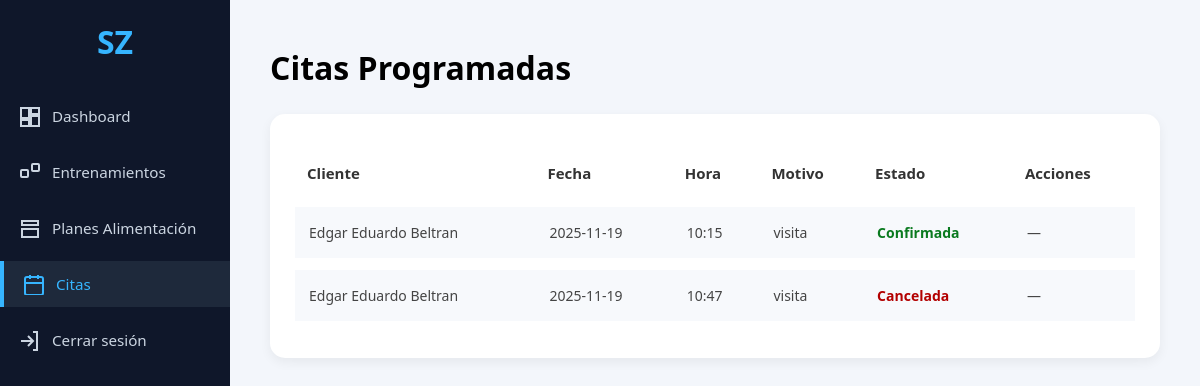
Page /index.php?controller=citas&action=lista (signed in) on the earlier database version.
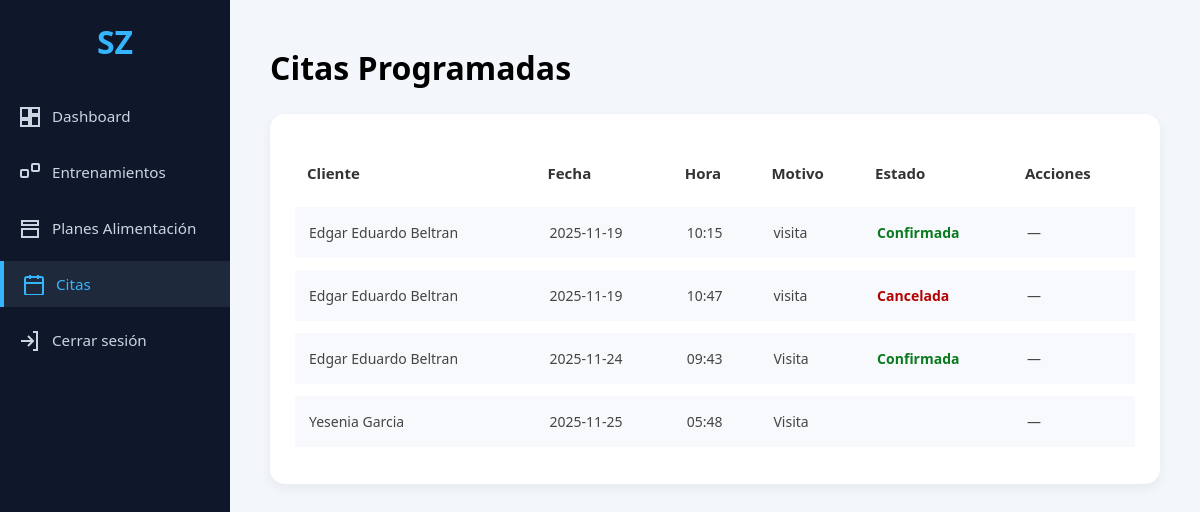
Same page on the later database version.
### tables this page shows
CREATE TABLE `citas` (
  `idCita` int(11) NOT NULL AUTO_INCREMENT,
  `idUsuario` int(11) NOT NULL,
  `fecha` date NOT NULL,
  `hora` time NOT NULL,
  `motivo` varchar(255) DEFAULT NULL,
  `estado` enum('pendiente','confirmada','completada','cancelada') DEFAULT 'pendiente',
  `idNotificadoCoach` tinyint(4) DEFAULT 0,
  PRIMARY KEY (`idCita`),
  KEY `idUsuario` (`idUsuario`),
  CONSTRAINT `citas_ibfk_1` FOREIGN KEY (`idUsuario`) REFERENCES `usuarios` (`idUsuario`)
);

CREATE TABLE `usuarios` (
  `idUsuario` int(11) NOT NULL AUTO_INCREMENT,
  `nombre` varchar(256) NOT NULL,
  `apePa` varchar(256) DEFAULT NULL,
  `apeMa` varchar(256) DEFAULT NULL,
  `genero` varchar(50) DEFAULT NULL,
  `telefono` varchar(50) DEFAULT NULL,
  `correo` varchar(256) NOT NULL,
  `contrasena` varchar(256) NOT NULL,
  `fechaRegi` date DEFAULT curdate(),
  `rol` enum('admin','entrenador','cliente') DEFAULT 'cliente',
  `idMembresia` int(11) DEFAULT NULL,
  `idAdministrador` int(11) DEFAULT NULL,
  `idCoach` int(11) DEFAULT NULL,
  PRIMARY KEY (`idUsuario`),
  UNIQUE KEY `correo` (`correo`),
  KEY `idAdministrador` (`idAdministrador`),
  KEY `fk_usuario_entrenador` (`idCoach`),
  CONSTRAINT `fk_usuario_entrenador` FOREIGN KEY (`idCoach`) REFERENCES `coach` (`idCoach`) ON DELETE SET NULL,
  CONSTRAINT `usuarios_ibfk_1` FOREIGN KEY (`idAdministrador`) REFERENCES `administrador` (`idAdministrador`) ON DELETE SET NULL
);

### app/models/CitaModel.php (called while the page is built, shortened)
<?php
class CitaModel {
    private $db;
    public function __construct($connection) {
        $this->db = $connection;
    }
    public function obtenerTodas() {
        $sql = "SELECT c.*, u.nombre, u.apePa, u.apeMa
                FROM citas c
                INNER JOIN usuarios u ON u.idUsuario = c.idUsuario
                ORDER BY c.fecha ASC, c.hora ASC";
        $res = $this->db->query($sql);
        return $res->fetch_all(MYSQLI_ASSOC);
    }
}

### app/views/entrenador/citas-lista.php (the view, shortened to what this page needs)
<!DOCTYPE html>
<html lang="es">
<head>
    <link rel="stylesheet" href="public/css/trainer.css">
</head>
<body>
<aside class="sidebar-trainer">
    <div class="sidebar-logo">SZ</div>
    <nav class="sidebar-nav">
        <a href="index.php?controller=coach&action=index"
           class="sidebar-item <?= ($_GET['controller'] ?? '') === 'coach' ? 'active' : '' ?>">
            <svg fill="none" stroke="currentColor" stroke-width="2">
                <path d="M3 13h8V3H3v10zm0 8h8v-6H3v6zm10 0h8v-10h-8v10zm0-18v6h8V3h-8z"/>
            </svg>
            <span>Dashboard</span>
        </a>
        <a href="index.php?controller=entrenamientos&action=index"
           class="sidebar-item <?= ($_GET['controller'] ?? '') === 'entrenamientos' ? 'active' : '' ?>">
            <svg fill="none" stroke="currentColor" stroke-width="2">
                <rect x="3" y="9" width="7" height="7" rx="1"/>
                <rect x="14" y="3" width="7" height="7" rx="1"/>
            </svg>
            <span>Entrenamientos</span>
        </a>
        <a href="index.php?controller=PlanAlimentacion&action=listar"
           class="sidebar-item <?= ($_GET['controller'] ?? '') === 'PlanAlimentacion' ? 'active' : '' ?>">
            <svg fill="none" stroke="currentColor" stroke-width="2">
                <path d="M4 4h16v4H4z"/>
                <path d="M4 12h16v8H4z"/>
            </svg>
            <span>Planes Alimentación</span>
        </a>
        <a href="index.php?controller=citas&action=lista"
           class="sidebar-item active">
            <svg fill="none" stroke="currentColor" stroke-width="2">
                <rect x="3" y="4" width="18" height="18" rx="2"/>
                <path d="M16 2v4M8 2v4M3 10h18"/>
            </svg>
            <span>Citas</span>
        </a>
        <a href="index.php?controller=user&action=logout" class="sidebar-item">
            <svg fill="none" stroke="currentColor" stroke-width="2">
                <path d="M15 3h4v18h-4"/>
                <path d="M10 17l5-5-5-5"/>
                <path d="M15 12H3"/>
            </svg>
            <span>Cerrar sesión</span>
        </a>
    </nav>
</aside>
<main class="main-content">
    <h1>Citas Programadas</h1>
    <div class="table-container">
        <?php if (!empty($citas)): ?>
            <table class="citas-table">
                <thead>
                    <tr>
                        <th>Cliente</th>
                        <th>Fecha</th>
                        <th>Hora</th>
                        <th>Motivo</th>
                        <th>Estado</th>
                        <th>Acciones</th>
                    </tr>
                </thead>
                <tbody>
                <?php foreach ($citas as $c): ?>
                    <tr>
                        <td><?= htmlspecialchars($c['nombre'] . ' ' . $c['apePa']) ?></td>
                        <td><?= htmlspecialchars($c['fecha']) ?></td>
                        <td><?= htmlspecialchars(substr($c['hora'],0,5)) ?></td>
                        <td><?= htmlspecialchars($c['motivo']) ?></td>
                        <td>
                            <span class="status-<?= strtolower($c['estado']) ?>">
                                <?= ucfirst($c['estado']) ?>
                            </span>
                        </td>
                        <td>
                            <?php if ($c['estado'] === 'pendiente'): ?>
                                <a class="action-link link-confirm"
                                   href="index.php?controller=citas&action=actualizarEstado&id=<?= $c['idCita'] ?>&estado=confirmada">
                                   Confirmar
                                </a>
                                <a class="action-link link-reject"
                                   href="index.php?controller=citas&action=actualizarEstado&id=<?= $c['idCita'] ?>&estado=rechazada">
                                   Rechazar
                                </a>
                            <?php else: ?>
                                —
                            <?php endif; ?>
                        </td>
                    </tr>
                <?php endforeach; ?>
                </tbody>
            </table>
        <?php else: ?>
            <p style="padding:20px; font-size:15px; color:#555;">No hay citas registradas.</p>
        <?php endif; ?>
    </div>
</main>
</body>
</html>

### index.php (shortened to what this page needs)
<?php
include_once "config/db_connection.php";
$controller = $_GET['controller'] ?? null;
$action     = $_GET['action']     ?? 'index';
switch ($controller) {
    case 'citas':
        include_once "app/controllers/CitasController.php";
        $controllerInstance = new CitasController($connection);
        break;
}
switch ($action) {
    case 'lista':
        if ($controller === 'citas' && method_exists($controllerInstance, 'lista')) {
            $controllerInstance->lista();
        } elseif (method_exists($controllerInstance, 'lista')) {
            $controllerInstance->lista();
        } else {
            echo "Acción 'lista' no implementada.";
        }
        break;
}
exit;
?>

### app/controllers/CitasController.php (shortened to what this page needs)
<?php
require_once __DIR__ . '/../models/CitaModel.php';
class CitasController {
    private $model;
    public function __construct($connection) {
        $this->model = new CitaModel($connection);
    }
    public function lista() {
        $citas = $this->model->obtenerTodas();
        if ($_SESSION['rol'] === 'admin') {
            require __DIR__ . '/../views/administrador/citas-lista.php';
        } else {
            require __DIR__ . '/../views/entrenador/citas-lista.php';
        }
    }
}

### public/css/trainer.css (style rules this page uses)
body { margin: 0; font-family: 'Segoe UI', Tahoma, sans-serif; background: #f3f6fb; display: flex; height: 100vh; }
.sidebar-trainer { width: 230px; background: #0f172a; height: 100vh; padding: 20px 0; position: fixed; top: 0; left: 0; }
.sidebar-logo { font-size: 2rem; color: #36b5ff; font-weight: bold; text-align: center; margin-bottom: 30px; }
.sidebar-nav { display: flex; flex-direction: column; gap: 10px; }
.sidebar-item { display: flex; align-items: center; gap: 12px; padding: 12px 18px; color: #cbd5e1; text-decoration: none; transition: 0.2s; }
.sidebar-item svg { width: 22px; height: 22px; }
.sidebar-item.active { background: #1e293b; border-left: 4px solid #36b5ff; color: #36b5ff; }
.sidebar-item span { font-size: 0.95rem; font-weight: 500; }
.main-content { margin-left: 230px; padding: 30px; }
.main-content { flex: 1; padding: 25px 40px; overflow-y: auto; }

### app/views/entrenador/citas-lista.php (style rules this page uses)
.table-container { margin-top: 25px; background: #ffffff; padding: 25px; border-radius: 15px; box-shadow: 0 4px 12px rgba(0,0,0,0.06); }
table.citas-table { width: 100%; border-collapse: separate; border-spacing: 0 12px; }
.citas-table thead th { text-align: left; padding: 12px; font-size: 15px; font-weight: bold; color: #333; }
.citas-table tbody tr { background: #f7f9fc; border-radius: 12px; transition: 0.2s; }
.citas-table tbody td { padding: 16px 14px; font-size: 14px; color: #444; }
.status-confirmada { color: #0a7a1f; font-weight: bold; }
.status-cancelada { color: #b30000; font-weight: bold; }

Differences in the rows shown:
added citas: idUsuario.apePa "Edgar Eduardo Beltran", fecha "2025-11-24", hora "09:43", motivo "Visita", estado "Confirmada"
added citas: idUsuario.apePa "Yesenia Garcia", fecha "2025-11-25", hora "05:48", motivo "Visita"
